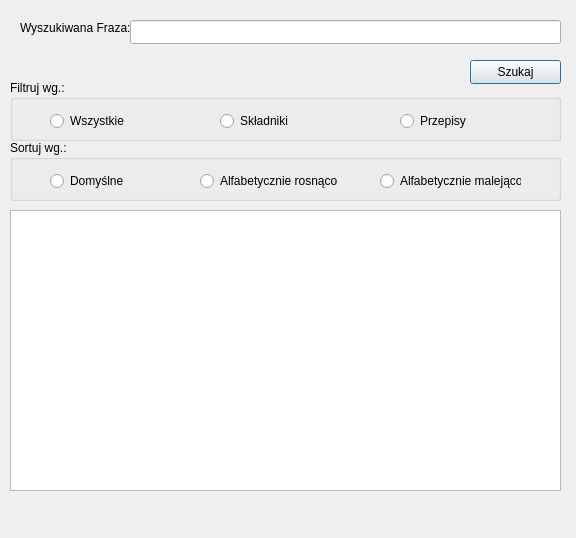
<?xml version="1.0" encoding="UTF-8"?>
<ui version="4.0">
 <class>Search</class>
 <widget class="QDialog" name="Search">
  <property name="geometry">
   <rect>
    <x>0</x>
    <y>0</y>
    <width>576</width>
    <height>538</height>
   </rect>
  </property>
  <property name="windowTitle">
   <string>Dialog</string>
  </property>
  <widget class="QLineEdit" name="searchLineEdit">
   <property name="geometry">
    <rect>
     <x>130</x>
     <y>20</y>
     <width>431</width>
     <height>24</height>
    </rect>
   </property>
  </widget>
  <widget class="QLabel" name="label">
   <property name="geometry">
    <rect>
     <x>20</x>
     <y>20</y>
     <width>111</width>
     <height>16</height>
    </rect>
   </property>
   <property name="text">
    <string>Wyszukiwana Fraza:</string>
   </property>
  </widget>
  <widget class="QTableView" name="searchingTableView">
   <property name="geometry">
    <rect>
     <x>10</x>
     <y>210</y>
     <width>551</width>
     <height>281</height>
    </rect>
   </property>
  </widget>
  <widget class="QGroupBox" name="filtrGroupBox">
   <property name="geometry">
    <rect>
     <x>10</x>
     <y>80</y>
     <width>551</width>
     <height>61</height>
    </rect>
   </property>
   <property name="title">
    <string>Filtruj wg.:</string>
   </property>
   <widget class="QRadioButton" name="allRadioButton_3">
    <property name="geometry">
     <rect>
      <x>40</x>
      <y>30</y>
      <width>91</width>
      <height>22</height>
     </rect>
    </property>
    <property name="text">
     <string>Wszystkie</string>
    </property>
   </widget>
   <widget class="QRadioButton" name="ingrRadioButton_4">
    <property name="geometry">
     <rect>
      <x>210</x>
      <y>30</y>
      <width>91</width>
      <height>22</height>
     </rect>
    </property>
    <property name="text">
     <string>Składniki</string>
    </property>
   </widget>
   <widget class="QRadioButton" name="recRadioButton_5">
    <property name="geometry">
     <rect>
      <x>390</x>
      <y>30</y>
      <width>91</width>
      <height>22</height>
     </rect>
    </property>
    <property name="text">
     <string>Przepisy</string>
    </property>
   </widget>
  </widget>
  <widget class="QGroupBox" name="sortGroupBox_2">
   <property name="geometry">
    <rect>
     <x>10</x>
     <y>140</y>
     <width>551</width>
     <height>61</height>
    </rect>
   </property>
   <property name="title">
    <string>Sortuj wg.:</string>
   </property>
   <widget class="QRadioButton" name="alphRadioButton">
    <property name="geometry">
     <rect>
      <x>190</x>
      <y>30</y>
      <width>141</width>
      <height>22</height>
     </rect>
    </property>
    <property name="text">
     <string>Alfabetycznie rosnąco</string>
    </property>
   </widget>
   <widget class="QRadioButton" name="alphRevRadioButton_2">
    <property name="geometry">
     <rect>
      <x>370</x>
      <y>30</y>
      <width>141</width>
      <height>22</height>
     </rect>
    </property>
    <property name="text">
     <string>Alfabetycznie malejąco</string>
    </property>
   </widget>
   <widget class="QRadioButton" name="defaultRadioButton">
    <property name="geometry">
     <rect>
      <x>40</x>
      <y>30</y>
      <width>91</width>
      <height>22</height>
     </rect>
    </property>
    <property name="text">
     <string>Domyślne</string>
    </property>
   </widget>
  </widget>
  <widget class="QPushButton" name="searchButton">
   <property name="geometry">
    <rect>
     <x>470</x>
     <y>60</y>
     <width>91</width>
     <height>24</height>
    </rect>
   </property>
   <property name="text">
    <string>Szukaj</string>
   </property>
  </widget>
 </widget>
 <resources/>
 <connections/>
</ui>
